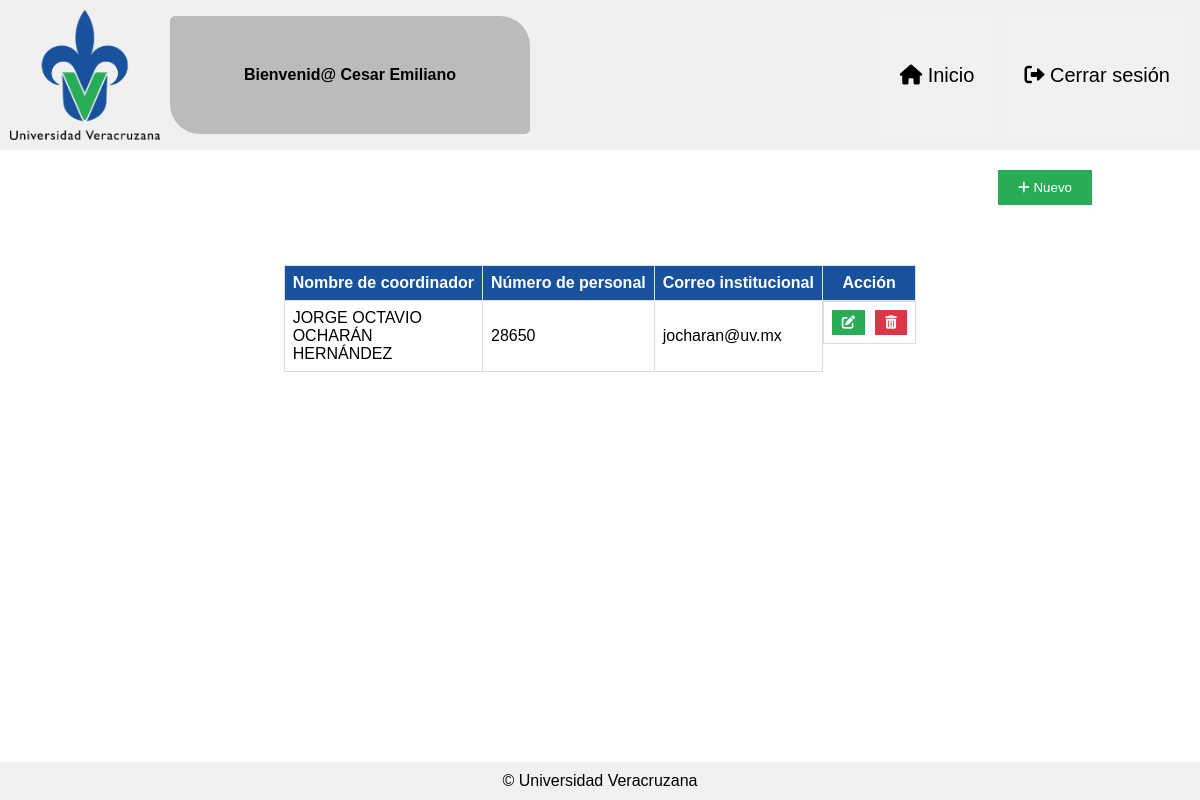
The app's page /administrarCoordinadores.php (signed in) with its own data.
### tables this page shows
CREATE TABLE `tutor` (
  `idTutor` int(11) NOT NULL,
  `nombre` varchar(70) NOT NULL,
  `apellidoPaterno` varchar(70) DEFAULT NULL,
  `apellidoMaterno` varchar(70) DEFAULT NULL,
  `noPersonal` varchar(15) DEFAULT NULL,
  `correoInstitucional` varchar(50) NOT NULL,
  `sesion` int(11) NOT NULL
);

### controllers/CoordinadorController.php (called while the page is built, shortened)
<?php
require_once '../config/connection.php';
require_once '../models/Coordinador.php';
class CoordinadorController
{
    private $coordinadorModel;
    public function __construct()
    {
        $this->conn = connectiondb();
        $this->coordinadorModel = new Coordinador($this->conn);
    }
    public function showCoordinadores()
    {
        $user = $_SESSION['user'];
        $csrf_token = $_SESSION['csrf_token'];
        $coordinadores = $this->coordinadorModel->getCoordinadores();
        require_once '../views/administrarCoordinadores.php';
    }
}

### public/administrarCoordinadores.php (called while the page is built)
<?php
require_once '../controllers/CoordinadorController.php';
$controller = new CoordinadorController();
$controller->showCoordinadores();

### config/connection.php (called while the page is built, shortened)
<?php
function connectiondb()
{
    $host = $_ENV['DB_HOST'];
    $port = (int) $_ENV['DB_PORT'];
    $socket = $_ENV['DB_SOCKET'];
    $user = $_ENV['DB_USER'];
    $password = $_ENV['DB_PASSWORD'];
    $dbname = $_ENV['DB_NAME'];
    $conn = new mysqli($host, $user, $password, $dbname, $port, $socket);
    return $conn;
}
?>

### models/Coordinador.php (called while the page is built, shortened)
<?php
class Coordinador
{
    private $conn;
    public function __construct($conn)
    {
        $this->conn = $conn;
    }
    public function getCoordinadores()
    {
        $stmt = $this->conn->prepare("
            SELECT t.idTutor,
                   CONCAT(t.nombre, ' ', COALESCE(t.apellidoPaterno, ''), ' ', COALESCE(t.apellidoMaterno, '')) AS tutorNombre,
                   t.noPersonal,
                   t.correoInstitucional,
                   t.sesion
            FROM tutor t
            INNER JOIN sesion s ON s.correoInstitucional = t.correoInstitucional
            WHERE s.rol = 4
        ");
        $stmt->execute();
        $result = $stmt->get_result();
        $coordinadores = $result->fetch_all(MYSQLI_ASSOC);
        return $coordinadores;
    }
}

### views/administrarCoordinadores.php (the view, shortened to what this page needs)
<!DOCTYPE html>
<html lang="es">
<head>
    <link rel="stylesheet" href="<?= BASE_URL; ?>/assets/css/administrarCoordinadores.css">
    <link rel="stylesheet" href="https://cdnjs.cloudflare.com/ajax/libs/font-awesome/6.0.0-beta3/css/all.min.css">
    <link href="<?= BASE_URL; ?>/libs/DataTables/datatables.min.css" rel="stylesheet">
</head>
<body>
    <div class="header-container">
        <div class="header-left">
            <img src="<?= BASE_URL; ?>/assets/img/UV.png" alt="UV Logo">
            <div class="welcome-message">Bienvenid@ <?php echo htmlspecialchars($user); ?></div>
        </div>
        <div class="header-left">
            <button class="buttonsHead" onclick="location.href='<?= BASE_URL; ?>/menu.php'"><i class="fas fa-home"></i> Inicio</button>
            <button class="buttonsHead" onclick="location.href='<?= BASE_URL; ?>/cerrarSesion.php'"><i class="fas fa-sign-out-alt"></i>
                Cerrar sesión</button>
        </div>
    </div>
    <div class="new-button-container">
        <button class="buttonNew" onclick="location.href = '<?= BASE_URL; ?>/registroCoordinador.php' "><i class="fas fa-plus"></i>
            Nuevo</button>
    </div>
    <div class="table-container">
        <table id="coordinadoresTable">
            <thead>
                <tr>
                    <th class="autoWidthColumn">Nombre de coordinador</th>
                    <th class="autoWidthColumn">Número de personal</th>
                    <th class="autoWidthColumn">Correo institucional</th>
                    <th class="autoWidthColumn">Acción</th>
                </tr>
            </thead>
            <tbody>
                <?php
                if (!empty($coordinadores)) {
                    foreach ($coordinadores as $row) {
                        $idTutor = $row['idTutor'];
                        echo "<tr>
                                <td>{$row['tutorNombre']}</td>
                                <td>{$row['noPersonal']}</td>
                                <td>{$row['correoInstitucional']}</td>
                                <td class='action-buttons autoTable'>
                                    <button class='edit' data-id-tutor='{$idTutor}'><i class='fas fa-edit'></i></button>
                                    <button class='delete' data-id-tutor='{$idTutor}' data-csrf-token='{$csrf_token}'><i class='fas fa-trash-alt'></i></button>
                                </td>
                            </tr>";
                    }
                }
                ?>
            </tbody>
        </table>
    </div>
    <footer>© Universidad Veracruzana</footer>
</body>
</html>

### public/assets/css/administrarCoordinadores.css (style rules this page uses)
body { font-family: Arial, sans-serif; display: flex; flex-direction: column; min-height: 100vh; margin: 0; }
.header-container { display: flex; justify-content: space-between; align-items: center; padding: 10px; background-color: #f0f0f0; }
.header-left { display: flex; gap: 10px; align-items: center; }
.header-left img { width: 150px; }
.welcome-message { background-color: #bbb; padding: 50px 30px; width: 300px; text-align: center; white-space: nowrap; overflow: hidden; text-overflow: ellipsis; border-radius: 5px 30px; font-weight: bold; }
.header-left button { background-color: #f1f1f1; color: black; border: none; padding: 50px 20px; cursor: pointer; font-size: 20px; }
.new-button-container { text-align: right; margin: 20px auto; width: 82%; }
.buttonNew { background-color: #28AD56; color: white; border: none; padding: 10px 20px; cursor: pointer; }
table { width: 60%; margin: 20px auto; border-collapse: collapse; }
th, td { border: 1px solid #dddddd; text-align: left; padding: 8px; }
th { background-color: #18529D; color: white; }
.autoWidthColumn { white-space: nowrap; width: auto; text-align: center; }
.action-buttons { display: flex; justify-content: space-between; gap: 10px; width: auto; }
.action-buttons button { background-color: #28AD56; color: white; border: none; padding: 5px 10px; cursor: pointer; flex-grow: 1; }
.action-buttons button.delete { background-color: #dc3545; }
.table-container { text-align: center; margin: 0px 0; padding: 20px 180px; }
footer { margin-top: auto; text-align: center; padding: 10px; background-color: #f1f1f1; }

### records on screen
tutor: tutorNombre "JORGE OCTAVIO OCHARÁN HERNÁNDEZ", noPersonal "28650", correoInstitucional "jocharan@uv.mx"

### other values on screen
$user "Cesar Emiliano"
